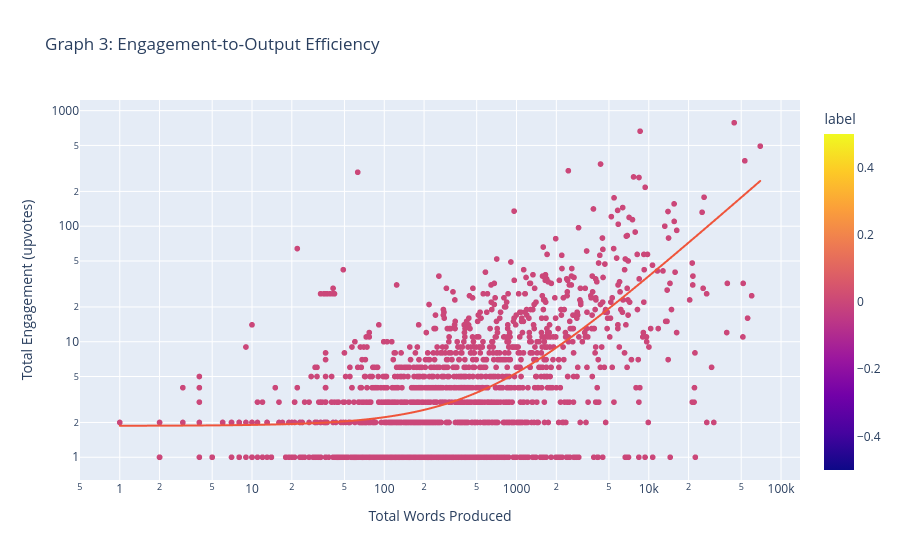

Write notebook code for a chart like this one.
### Code cell
plot_efficiency(df_ai_raw)

### Figure 1 — Plotly figure (JSON) as saved in the notebook; plotly's stock layout.template omitted (floating-point values rounded to 4 significant figures; data arrays with more than 128 entries replaced by an {"elided": "..."} marker saying what was removed)
{"data": [{"customdata": {"elided": "3644x1 str values"}, "hovertemplate": "total_words=%{x}<br>total_engagement=%{y}<br>author=%{customdata[0]}<br>label=%{marker.color}<extra></extra>", "legendgroup": "", "marker": {"color": {"elided": "3644 int values"}, "coloraxis": "coloraxis", "symbol": "circle"}, "mode": "markers", "name": "", "showlegend": false, "type": "scattergl", "x": {"elided": "3644 int values"}, "xaxis": "x", "y": {"elided": "3644 int values"}, "yaxis": "y"}, {"hovertemplate": "<b>OLS trendline</b><br>total_engagement = 0.00351026 * total_words + 1.86972<br>R<sup>2</sup>=0.219033<br><br>total_words=%{x}<br>total_engagement=%{y} <b>(trend)</b><extra></extra>", "legendgroup": "", "marker": {"symbol": "circle"}, "mode": "lines", "name": "", "showlegend": false, "type": "scattergl", "x": {"elided": "3644 int values"}, "xaxis": "x", "y": {"elided": "3644 float values"}, "yaxis": "y"}], "layout": {"coloraxis": {"colorbar": {"title": {"text": "label"}}, "colorscale": [[0, "#0d0887"], [0.1111, "#46039f"], [0.2222, "#7201a8"], [0.3333, "#9c179e"], [0.4444, "#bd3786"], [0.5556, "#d8576b"], [0.6667, "#ed7953"], [0.7778, "#fb9f3a"], [0.8889, "#fdca26"], [1, "#f0f921"]]}, "legend": {"tracegroupgap": 0}, "title": {"text": "Graph 3: Engagement‑to‑Output Efficiency"}, "xaxis": {"anchor": "y", "domain": [0, 1], "title": {"text": "Total Words Produced"}, "type": "log"}, "yaxis": {"anchor": "x", "domain": [0, 1], "title": {"text": "Total Engagement (upvotes)"}, "type": "log"}}}
